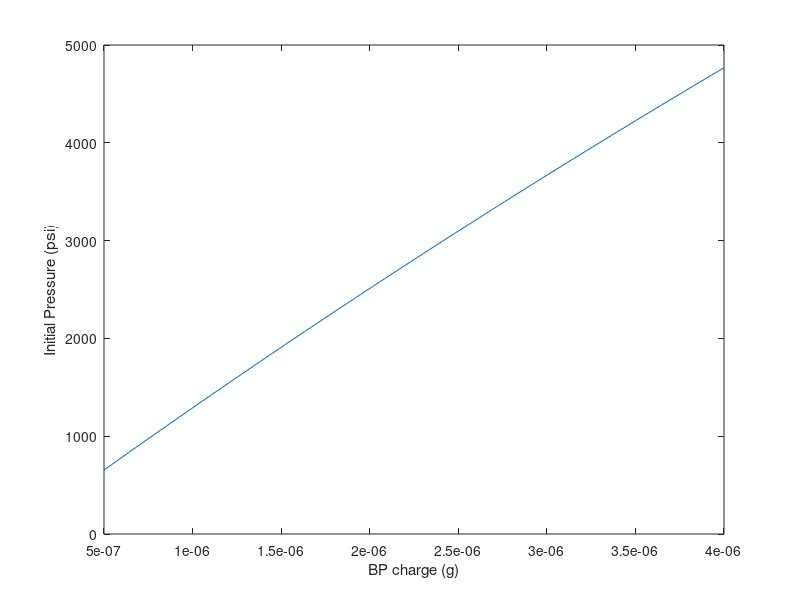

Recreate this plot in MATLAB. (Note: this script raises an error after producing the figure.)
clc, clear, close all

% This function intakes various performance characteristics and finds the
% pressure change created by a pyrotecnic gas generation device. 
% Thomas White 2/16/2020

% Assumptions: assumes a static pressure vessel (e.g. for a rocket, assumes
% no gas exits the nozzle. 

%% Starting Settings 

% Pyrogen Details
lambda = 298968; % Nm/kg (Specific force constant)
% m = 0.003; % kg (initial charge mass)
m = linspace(0.0005, 0.004);
V = 0.0000; % m^3 (charge volume at time T)
V_0 = 0.000000215; % m^3 (charge volume at start)
Z =  1 - V/V_0; % (burned mass fraction)
roh = 12524; %kg/m^3 (density of charge)
eta = 0.00108; % (propellant co-volume)

% Chamber Details
gamma = 1.4; % Specific heat ratio of combusted gasses)
V_c = 32.7e-6; % m^3 (chamber volume at t=0) 

%% The equation

Pc = (lambda.*m.*Z)./(V_c - m.*((1./roh) - Z.*(eta - (1./roh))));

Pc_psi = Pc./6894.75729;

plot(m./1000, Pc_psi)
xlabel("BP charge (g)")
ylabel("Initial Pressure (psi)")


%% TODO - Istentropic Blowdown of the Pressure


%% Dumb Bolt Transient Calc
Pc = 3000; % psi
m_bolt = 0.03; %kg
p_flow = 650*6894.75729; %in Pa
A = 0.000000043; %m^3
F_pyro = (Pc - p_flow).*A;
x0 = 0.01; %m needs update


% syms x 
% 
% for i = 1:1:100 
%     
%     t = i/100   
%     res(i, i+1) = solve(x^2 + (Pc*(t^2)/(2*m_bolt))*x - (t^2)*A*p_flow/m_bolt, x)
% 
% end 

c1 = 0;
c2 = 0;
k = p_flow*A*x0/m_bolt;


tspan = [0 0.1];
y0 = [0.01, 0];
[t, y] = ode45(@myode, tspan, y0)


plot(t, y(:, 1))
title("Distance Traveled by Bolt Over Time")
xlabel("Time (s)")
ylabel("Distance Traveled by Bolt")


%% TODO - ODE Calc of Bolt Accel

function dydt = myode(t,y)
Pc = 3000; % psi
m_bolt = 0.03; %kg
p_flow = 650*6894.75729; %in Pa
A = 0.000000043; %m^3
F_pyro = (Pc - p_flow).*A;
x0 = 0.01; %m needs update
k = p_flow*A*x0/m_bolt;

dydt = [y(2); k/y(1)];

end 
